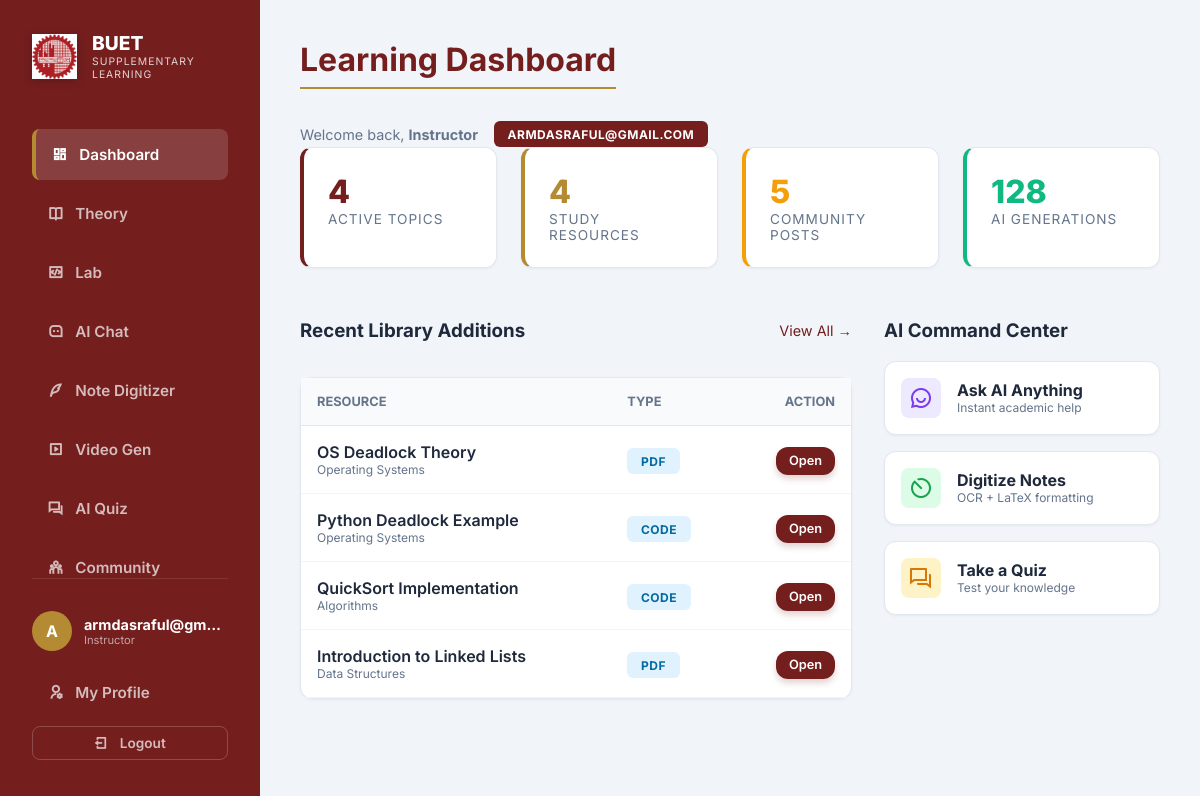
Screenshot of / (signed in) with the database file from the repository.
### users/models.py (models this page shows, shortened)
class User(AbstractUser):
    ROLE_CHOICES = (
        ('STUDENT', 'Student'),
        ('INSTRUCTOR', 'Instructor'),
        ('TA', 'Teaching Assistant'),
    )
    role = models.CharField(max_length=20, choices=ROLE_CHOICES, default='STUDENT')
    google_id = models.CharField(max_length=100, blank=True, null=True)
    profile_picture = models.URLField(blank=True, null=True)
    bio = models.TextField(max_length=500, blank=True)
    department = models.CharField(max_length=100, blank=True, default='CSE')

### courses/models.py (models this page shows, shortened)
class CourseMaterial(models.Model):
    CATEGORY_CHOICES = [
        ('THEORY', 'Theory'),
        ('LAB', 'Lab'),
    ]
    FILE_TYPE_CHOICES = [
        ('SLIDE', 'Lecture Slide'),
        ('PDF', 'PDF Document'),
        ('CODE', 'Code File'),
        ('NOTE', 'Note/Reference'),
        ('OTHER', 'Other'),
    ]
    title = models.CharField(max_length=255)
    description = models.TextField(blank=True)
    category = models.CharField(max_length=10, choices=CATEGORY_CHOICES, default='THEORY')
    file_type = models.CharField(max_length=10, choices=FILE_TYPE_CHOICES, default='OTHER')
    file = models.FileField(upload_to='course_materials/', blank=True, null=True)
    text_content = models.TextField(blank=True, help_text="For notes or code snippets if no file is uploaded")
    topic = models.ForeignKey(Topic, on_delete=models.SET_NULL, null=True, blank=True, related_name='materials')
    week = models.PositiveIntegerField(null=True, blank=True)
    tags = models.CharField(max_length=255, blank=True, help_text="Comma-separated tags")
    created_at = models.DateTimeField(auto_now_add=True)
    updated_at = models.DateTimeField(auto_now=True)

class Topic(models.Model):
    name = models.CharField(max_length=200)
    description = models.TextField(blank=True)

### courses/views.py (the view)
# urls.py: path('', IndexView.as_view(), name='index'),
class IndexView(LoginRequiredMixin, TemplateView):
    template_name = "courses/index.html"
    def get_context_data(self, **kwargs):
        from community.models import Post
        context = super().get_context_data(**kwargs)
        context['stats'] = {
            'topics': Topic.objects.count(),
            'materials': CourseMaterial.objects.count(),
            'posts': Post.objects.count(),
            'ai_usage': 128 # Mocked cumulative AI interactions
        }
        context['recent_materials'] = CourseMaterial.objects.all().order_by('-id')[:6]
        return context

### templates/courses/index.html (shortened to what this page needs)
{% extends 'base.html' %}
{% block content %}
<div class="header">
    <div class="page-title">Learning Dashboard</div>
    <div class="stats-container" style="display: flex; gap: 1rem; align-items: center;">
        <span style="color: var(--text-muted); font-size: 0.9rem;">Welcome back, <b>
                {{ user.get_role_display|default:user.username }}</b></span>
        <div class="badge" style="background: var(--primary); color: white;">{{ user.username }}</div>
    </div>
</div>
<div class="grid" style="grid-template-columns: repeat(4, 1fr); gap: 1.5rem; margin-bottom: 2rem;">
    <div class="card" style="padding: 1.5rem; border-left: 4px solid var(--primary);">
        <div style="font-size: 2rem; font-weight: 800; color: var(--primary);">{{ stats.topics }}</div>
        <div style="color: var(--text-muted); font-size: 0.85rem; text-transform: uppercase; letter-spacing: 1px;">
            Active Topics</div>
    </div>
    <div class="card" style="padding: 1.5rem; border-left: 4px solid var(--secondary);">
        <div style="font-size: 2rem; font-weight: 800; color: var(--secondary);">{{ stats.materials }}</div>
        <div style="color: var(--text-muted); font-size: 0.85rem; text-transform: uppercase; letter-spacing: 1px;">Study
            Resources</div>
    </div>
    <div class="card" style="padding: 1.5rem; border-left: 4px solid #f59e0b;">
        <div style="font-size: 2rem; font-weight: 800; color: #f59e0b;">{{ stats.posts }}</div>
        <div style="color: var(--text-muted); font-size: 0.85rem; text-transform: uppercase; letter-spacing: 1px;">
            Community Posts</div>
    </div>
    <div class="card" style="padding: 1.5rem; border-left: 4px solid #10b981;">
        <div style="font-size: 2rem; font-weight: 800; color: #10b981;">{{ stats.ai_usage }}</div>
        <div style="color: var(--text-muted); font-size: 0.85rem; text-transform: uppercase; letter-spacing: 1px;">AI
            Generations</div>
    </div>
</div>
<div class="grid" style="grid-template-columns: 2fr 1fr; gap: 2rem;">
    <div>
        <div class="section-title"
            style="display: flex; justify-content: space-between; align-items: center; margin-bottom: 1rem;">
            <h3>Recent Library Additions</h3>
            <a href="/generator-ui/" style="color: var(--primary); font-size: 0.9rem; text-decoration: none;">View All
                →</a>
        </div>
        <div class="card" style="padding: 0;">
            <table style="width: 100%; border-collapse: collapse;">
                <thead>
                    <tr style="background: #f8fafc; border-bottom: 1px solid var(--border-color);">
                        <th style="padding: 1rem; text-align: left; color: var(--text-muted); font-size: 0.8rem;">
                            RESOURCE</th>
                        <th style="padding: 1rem; text-align: left; color: var(--text-muted); font-size: 0.8rem;">TYPE
                        </th>
                        <th style="padding: 1rem; text-align: right; color: var(--text-muted); font-size: 0.8rem;">
                            ACTION</th>
                    </tr>
                </thead>
                <tbody>
                    {% for item in recent_materials %}
                    <tr style="border-bottom: 1px solid #f1f5f9;">
                        <td style="padding: 1rem;">
                            <div style="font-weight: 600; color: var(--text-main);">{{ item.title }}</div>
                            <div style="font-size: 0.75rem; color: var(--text-muted);">{{ item.topic.name }}</div>
                        </td>
                        <td style="padding: 1rem;">
                            <span class="badge" style="background: #e0f2fe; color: #0369a1;">
                                {{ item.file_type }}</span>
                        </td>
                        <td style="padding: 1rem; text-align: right;">
                            <a href="/material-detail/{{ item.pk }}/" class="btn-primary"
                                style="padding: 0.4rem 0.8rem; font-size: 0.8rem; text-decoration: none;">Open</a>
                        </td>
                    </tr>
                    {% empty %}
                    <tr>
                        <td colspan="3" style="padding: 3rem; text-align: center; color: var(--text-muted);">No
                            resources found. Try generating some!</td>
                    </tr>
                    {% endfor %}
                </tbody>
            </table>
        </div>
    </div>
    <div>
        <h3>AI Command Center</h3>
        <div style="display: flex; flex-direction: column; gap: 1rem; margin-top: 1rem;">
            <a href="/chat-ui/" class="card"
                style="text-decoration: none; display: flex; align-items: center; gap: 1rem; padding: 1rem; transition: transform 0.2s;">
                <div
                    style="background: #ede9fe; color: #7c3aed; width: 40px; height: 40px; border-radius: 8px; display: flex; align-items: center; justify-content: center; font-size: 1.5rem;">
                    <i class="ri-chat-smile-2-line"></i>
                </div>
                <div>
                    <div style="font-weight: 700; color: var(--text-main);">Ask AI Anything</div>
                    <div style="font-size: 0.75rem; color: var(--text-muted);">Instant academic help</div>
                </div>
            </a>
            <a href="/digitizer-ui/" class="card"
                style="text-decoration: none; display: flex; align-items: center; gap: 1rem; padding: 1rem; transition: transform 0.2s;">
                <div
                    style="background: #dcfce7; color: #16a34a; width: 40px; height: 40px; border-radius: 8px; display: flex; align-items: center; justify-content: center; font-size: 1.5rem;">
                    <i class="ri-scan-line"></i>
                </div>
                <div>
                    <div style="font-weight: 700; color: var(--text-main);">Digitize Notes</div>
                    <div style="font-size: 0.75rem; color: var(--text-muted);">OCR + LaTeX formatting</div>
                </div>
            </a>
            <a href="/quiz-ui/" class="card"
                style="text-decoration: none; display: flex; align-items: center; gap: 1rem; padding: 1rem; transition: transform 0.2s;">
                <div
                    style="background: #fef3c7; color: #d97706; width: 40px; height: 40px; border-radius: 8px; display: flex; align-items: center; justify-content: center; font-size: 1.5rem;">
                    <i class="ri-question-answer-line"></i>
                </div>
                <div>
                    <div style="font-weight: 700; color: var(--text-main);">Take a Quiz</div>
                    <div style="font-size: 0.75rem; color: var(--text-muted);">Test your knowledge</div>
                </div>
            </a>
        </div>
    </div>
</div>
{% endblock %}

### templates/base.html (shortened to what this page needs)
{% load static %}
<!DOCTYPE html>
<html lang="en">
<head>
    <link href="https://cdn.jsdelivr.net/npm/remixicon@2.5.0/fonts/remixicon.css" rel="stylesheet">
    <link rel="stylesheet" href="{% static 'css/styles.css' %}">
</head>
<body>
    <div class="sidebar" id="sidebar">
        <div class="brand">
            <img src="{% static 'images/logo.png' %}" alt="BUET Logo"
                style="width: 45px; height: 45px; object-fit: contain;">
            <div style="display: flex; flex-direction: column;">
                <span style="font-size: 1.2rem; line-height: 1.2;">BUET</span>
                <span style="font-size: 0.65rem; font-weight: 400; opacity: 0.8; letter-spacing: 1px;">SUPPLEMENTARY
                    LEARNING</span>
            </div>
        </div>
        <nav style="flex: 1; overflow-y: auto;">
            <a href="/" class="nav-link {% if request.path == '/' %}active{% endif %}">
                <i class="ri-dashboard-line"></i> Dashboard
            </a>
            <a href="/library/theory/" class="nav-link {% if 'library/theory' in request.path %}active{% endif %}">
                <i class="ri-book-open-line"></i> Theory
            </a>
            <a href="/library/lab/" class="nav-link {% if 'library/lab' in request.path %}active{% endif %}">
                <i class="ri-code-box-line"></i> Lab
            </a>
            <a href="/chat-ui/" class="nav-link {% if '/chat-ui' in request.path %}active{% endif %}">
                <i class="ri-message-3-line"></i> AI Chat
            </a>
            <a href="/digitizer-ui/" class="nav-link {% if '/digitizer-ui' in request.path %}active{% endif %}">
                <i class="ri-quill-pen-line"></i> Note Digitizer
            </a>
            <a href="/video-generator-ui/"
                class="nav-link {% if '/video-generator-ui' in request.path %}active{% endif %}">
                <i class="ri-video-line"></i> Video Gen
            </a>
            <a href="/quiz-ui/" class="nav-link {% if '/quiz-ui' in request.path %}active{% endif %}">
                <i class="ri-question-answer-line"></i> AI Quiz
            </a>
            <a href="/community/feed/" class="nav-link {% if '/community' in request.path %}active{% endif %}">
                <i class="ri-team-line"></i> Community
            </a>
        </nav>
        <div style="margin-top: auto; padding-top: 2rem; border-top: 1px solid rgba(255,255,255,0.1);">
            {% if user.is_authenticated %}
            <div style="display: flex; align-items: center; gap: 12px; margin-bottom: 1rem;">
                <div
                    style="min-width: 40px; width: 40px; height: 40px; border-radius: 50%; background: var(--secondary); display: flex; align-items: center; justify-content: center; font-weight: 700;">
                    {{ user.username|first|upper }}
                </div>
                <div style="overflow: hidden;">
                    <div
                        style="font-size: 0.9rem; font-weight: 700; white-space: nowrap; overflow: hidden; text-overflow: ellipsis;">
                        {{ user.username }}</div>
                    <div style="font-size: 0.7rem; color: rgba(255,255,255,0.6);">
                        {{ user.get_role_display|default:"Student" }}</div>
                </div>
            </div>
            <a href="{% url 'profile' %}" class="nav-link {% if '/profile' in request.path %}active{% endif %}"
                style="margin-bottom: 0.5rem;">
                <i class="ri-user-settings-line"></i> My Profile
            </a>
            <a href="{% url 'account_logout' %}" class="nav-link"
                style="padding: 0.5rem; font-size: 0.85rem; border: 1px solid rgba(255,255,255,0.2); justify-content: center; margin-top: 0.5rem;">
                <i class="ri-logout-box-line"></i> Logout
            </a>
            {% else %}
            <a href="{% url 'account_login' %}" class="btn-primary"
                style="display: block; text-align: center; text-decoration: none; background: var(--secondary);">
                <i class="ri-login-box-line"></i> Login / Register
            </a>
            {% endif %}
        </div>
    </div>
    <div class="main-content">
        {% block content %}{% endblock %}
    </div>
</body>
</html>

### static/css/styles.css (style rules this page uses)
:root { --primary: #741e1e; --secondary: #b48b32; --accent: #e53935; --bg-dark: #f1f5f9; --bg-card: #ffffff; --text-main: #1e293b; --text-muted: #64748b; --sidebar-bg: #741e1e; --sidebar-text: #ffffff; --glass: rgba(255, 255, 255, 0.9); --border-color: #e2e8f0; }
* { box-sizing: border-box; }
body { font-family: 'Inter', sans-serif; background: var(--bg-dark); color: var(--text-main); margin: 0; display: flex; height: 100vh; overflow: hidden; }
.sidebar { width: 260px; background: var(--sidebar-bg); color: var(--sidebar-text); padding: 2rem; display: flex; flex-direction: column; box-shadow: 4px 0 10px rgba(0, 0, 0, 0.1); transition: all 0.3s ease; }
.brand { font-size: 1.5rem; font-weight: 800; color: white; margin-bottom: 3rem; display: flex; align-items: center; gap: 15px; }
.brand img { width: 50px; height: auto; filter: drop-shadow(0 2px 4px rgba(0, 0, 0, 0.2)); }
.nav-link { color: rgba(255, 255, 255, 0.7); text-decoration: none; padding: 1rem; border-radius: 8px; transition: all 0.3s; display: flex; align-items: center; gap: 12px; margin-bottom: 0.5rem; font-weight: 600; font-size: 0.95rem; }
.nav-link:hover, .nav-link.active { background: rgba(255, 255, 255, 0.15); color: #fff; border-left: 4px solid var(--secondary); }
.main-content { flex: 1; padding: 2.5rem; overflow-y: auto; position: relative; background: var(--bg-dark); }
.page-title { font-size: 2rem; margin-bottom: 2rem; font-weight: 700; color: var(--primary); border-bottom: 2px solid var(--secondary); display: inline-block; padding-bottom: 0.5rem; }
.card { background: var(--bg-card); border: 1px solid var(--border-color); border-radius: 12px; padding: 1.5rem; transition: transform 0.2s, box-shadow 0.2s; box-shadow: 0 1px 3px rgba(0, 0, 0, 0.05); }
.badge { padding: 0.35rem 0.85rem; border-radius: 6px; font-size: 0.75rem; font-weight: 700; text-transform: uppercase; letter-spacing: 0.5px; }
.grid { display: grid; grid-template-columns: repeat(auto-fill, minmax(300px, 1fr)); gap: 2rem; }
.btn-primary { background: var(--primary); color: white; border: none; padding: 1rem 2rem; border-radius: 12px; cursor: pointer; font-weight: 600; transition: all 0.2s; font-size: 1rem; box-shadow: 0 4px 6px rgba(116, 30, 30, 0.2); }

### rows the page displays
User: username|first "A", username "armdasraful@gm…", role "Instructor", username "ARMDASRAFUL@GMAIL.COM"
CourseMaterial: title "OS Deadlock Theory", topic.name "Operating Systems", file_type "PDF"
CourseMaterial: title "Python Deadlock Example", topic.name "Operating Systems", file_type "CODE"
CourseMaterial: title "QuickSort Implementation", topic.name "Algorithms", file_type "CODE"
CourseMaterial: title "Introduction to Linked Lists", topic.name "Data Structures", file_type "PDF"

### other values shown
{{ stats.topics }} "4"
{{ stats.materials }} "4"
{{ stats.posts }} "5"
{{ stats.ai_usage }} "128"
